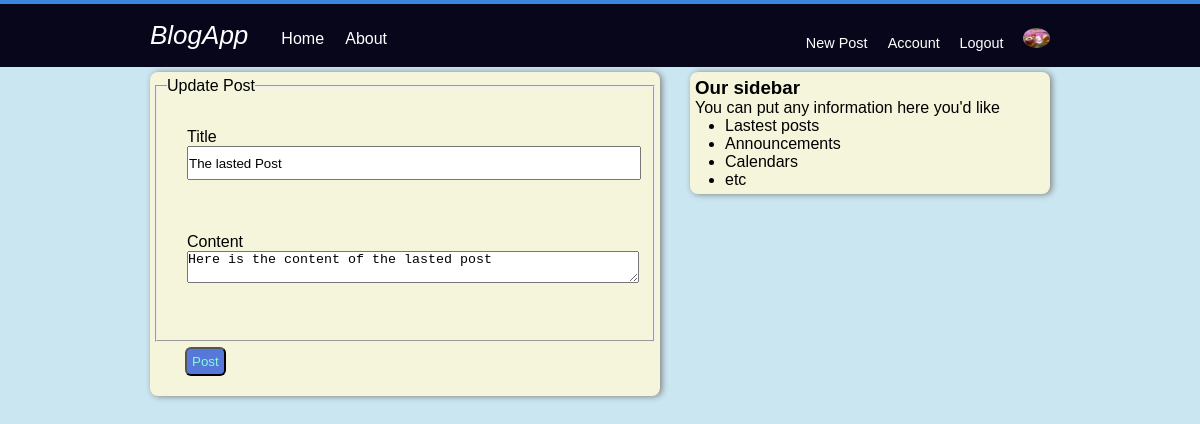
The app's page /post/44/update (signed in) with its own data.
### blogapp/models.py (models this page shows, shortened)
class User(db.Model, UserMixin):
    id = db.Column(db.Integer, primary_key=True)
    username = db.Column(db.String(20), unique=True, nullable=False)
    email = db.Column(db.String(120), unique=True, nullable=False)
    image_file = db.Column(db.String(20), nullable=False,
                           default='default.jpg')
    password = db.Column(db.String(60), nullable=False)
    posts = db.relationship('Post', backref='author', lazy=True)

class Post(db.Model):
    id = db.Column(db.Integer, primary_key=True)
    title = db.Column(db.String(20), nullable=False)
    date_posted = db.Column(db.DateTime, nullable=False,
                            default=datetime.utcnow())
    content = db.Column(db.Text, nullable=False)
    user_id = db.Column(db.Integer, db.ForeignKey('user.id'), nullable=False)

### blogapp/routes.py (the view)
@ app.route('/post/<int:post_id>/update', methods=['GET', 'POST'])
@login_required
def updated_post(post_id):
    post = Post.query.get_or_404(post_id)
    if post.author != current_user:
        abort(403)
    form = PostForm()
    if form.validate_on_submit():
        post.title = form.title.data
        post.content = form.content.data
        db.session.commit()
        flash('Your post has been updated', 'success')
        return redirect(url_for('home'))
    elif request.method == 'GET':
        form.title.data = post.title
        form.content.data = post.content
    return render_template('/pages/new_post.html', title='Update Post', form=form, legend='Update Post')

### blogapp/forms.py
class PostForm(FlaskForm):
    title = StringField('Title', validators=[DataRequired()])
    content = TextAreaField('Content', validators=[DataRequired()])
    submit = SubmitField('Post')

### blogapp/models.py (called while the page is built)
@login_manager.user_loader
def load_user(user_id):
    return User.query.get(int(user_id))

### blogapp/templates/pages/new_post.html (shortened to what this page needs)
{% extends "layout/defaullt.html" %}
{% block body %}
<div class="body_wrapper">
    <form method='POST' action="">
        <fieldset class="form-group">
            <legend class="borger-bottom mb-4">{{legend}}</legend>
             <br>
            <div class="form-group">
                {{form.title.label(class = 'form-control-label')}} <br>
                {% if form.title.errors %}
                {{form.title(class='form-control form-control-lg is-invalid')}} <br>
                <div class="invalid-feedback">
                    {% for error in form.title.errors%}
                    <span>{{error}}</span>
                    {% endfor %}
                </div>
                {% else %}
                {{form.title(class = 'form-control-label form-control-lg')}}
                {% endif %}
            </div><br>
            <div class="form-group">
                {{form.content.label(class = 'form-control-label')}} <br>
                {% if form.content.errors %}
                {{form.content(class='form-control form-control-lg is-invalid')}} <br>
                <div class="invalid-feedback">
                    {% for error in form.content.errors%}
                    <span>{{error}}</span>
                    {% endfor %}
                </div>
                {% else %}
                {{form.content(class = 'form-control-label form-control-lg')}}
                {% endif %}
            </div><br>
        </fieldset>
        <div class="form-group">
            {{form.submit(class ='btn btn-outline-info')}}
        </div>
    </form>
</div>
{% endblock %}

### blogapp/templates/layout/nav.html (shortened to what this page needs)
<nav class='navbar-wrapper'>
    <div class="wrapper">
        <div class="navbar-left-wrapper nav">
            <a href="{{url_for('home')}}" class="brand">BlogApp</a>
            <a href="{{url_for('home')}}">Home</a>
            <a href="{{url_for('about')}}">About</a>
        </div>
        <div class="navbar-right-wrapper nav">
            {% if current_user.is_authenticated %}
            <a href="{{url_for('new_post')}}">New Post</a>
            <a href="{{url_for('account')}}">Account </a>
            <a href="{{url_for('logout')}}">Logout </a>
            <img class="rounded-circle1 article"
                src="{{url_for('static', filename='profile_image/' + current_user.image_file)}}">
            {% else %}
            <a href="{{url_for('login')}}">login</a>
            <a href="{{url_for('register')}}">register</a>
            {% endif %}
        </div>
    </div>
</nav>

### blogapp/static/style_home.css (style rules this page uses)
* { margin: 0; padding: 0; }
.wrapper { width: 900px; max-width: 90%; margin: 0px auto; }
body { background-color: rgb(201, 230, 241); font-family: Arial, Helvetica, sans-serif, sans-serif; }
.navbar-wrapper { background-color: rgb(8, 6, 27); border-top: 4px solid rgb(59, 134, 221); padding: 1em 0; margin-bottom: 5px; }
.wrapper .body_wrapper, .wrapper .nav { display: inline-block; }
.navbar-right-wrapper { float: right; }
.navbar-right-wrapper a { font-size: 0.9em; }
.navbar-right-wrapper a, .navbar-left-wrapper a { color: #fff; text-decoration: none; margin-right: 1.1em; }
.navbar-left-wrapper .brand { font-size: 26px; font-style: italic; color: white; }
.navbar-right-wrapper { margin-top: 7.6px; }

### blogapp/static/style_logi_registratio.css (style rules this page uses)
form { border: solid 0px; margin-bottom: 5px; padding: 5px; border-radius: 8px; background-color: beige; box-shadow: gray 2px 0.5px 0.4pc; width: 500px; }
form div { margin-bottom: 15px; margin-left: 30px; }
form .borger-bottom { margin-left: 10px; }
.form-control-label { width: 450px; height: 30px; }
.btn { margin-top: 5px; padding: 5px; color: aquamarine; background-color: rgb(86, 120, 216); border-radius: 6px; }
.form-control-label { margin-bottom: 20px; }

### blogapp/static/styleAccount.css (style rules this page uses)
.rounded-circle1 { border-radius: 50%; height: 20px; }

### records on screen
User: image_file (picture)
Post: title "The lasted Post", content "Here is the content of the lasted post"

### other values on screen
{{ legend }} "Update Post"
